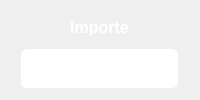
       <widget class="QFrame" name="frame_7">
        <layout class="QHBoxLayout" name="horizontalLayout_8">
         <property name="spacing">
          <number>0</number>
         </property>
         <property name="margin">
          <number>0</number>
         </property>
         <item>
          <spacer name="horizontalSpacer">
           <property name="orientation">
            <enum>Qt::Horizontal</enum>
           </property>
           <property name="sizeType">
            <enum>QSizePolicy::Expanding</enum>
           </property>
           <property name="sizeHint" stdset="0">
            <size>
             <width>0</width>
             <height>20</height>
            </size>
           </property>
          </spacer>
         </item>
         <item>
          <widget class="QFrame" name="frame_16">
           <property name="sizePolicy">
            <sizepolicy hsizetype="Preferred" vsizetype="Preferred">
             <horstretch>0</horstretch>
             <verstretch>2</verstretch>
            </sizepolicy>
           </property>
           <property name="styleSheet">
            <string notr="true">background-color:qradialgradient(cx:.5, cy:.5, radius:1,fx:.5, fy:.25, stop: 0 #FFFFFF, stop:1 #E0F0FF); border-radius:9px;</string>
           </property>
           <property name="frameShape">
            <enum>QFrame::NoFrame</enum>
           </property>
           <property name="frameShadow">
            <enum>QFrame::Raised</enum>
           </property>
           <layout class="QHBoxLayout" name="horizontalLayout_2">
            <property name="margin">
             <number>6</number>
            </property>
            <item>
             <widget class="QFrame" name="frame_10">
              <property name="styleSheet">
               <string notr="true">background-color:qradialgradient(cx:.5, cy:.5, radius:1,fx:.5, fy:.25, stop: 0 #90C0FF, stop:1 #70A0F0); border-radius:6;</string>
              </property>
              <property name="frameShape">
               <enum>QFrame::Panel</enum>
              </property>
              <property name="frameShadow">
               <enum>QFrame::Raised</enum>
              </property>
              <layout class="QVBoxLayout" name="verticalLayout_15">
               <property name="leftMargin">
                <number>5</number>
               </property>
               <property name="topMargin">
                <number>6</number>
               </property>
               <property name="rightMargin">
                <number>6</number>
               </property>
               <property name="bottomMargin">
                <number>6</number>
               </property>
               <item>
                <widget class="QLabel" name="label_12">
                 <property name="sizePolicy">
                  <sizepolicy hsizetype="Expanding" vsizetype="Preferred">
                   <horstretch>0</horstretch>
                   <verstretch>4</verstretch>
                  </sizepolicy>
                 </property>
                 <property name="font">
                  <font>
                   <pointsize>12</pointsize>
                   <weight>75</weight>
                   <bold>true</bold>
                  </font>
                 </property>
                 <property name="styleSheet">
                  <string notr="true">color:#FFFFFF; background-color:rgba(0,0,0,0);</string>
                 </property>
                 <property name="text">
                  <string>Importe</string>
                 </property>
                 <property name="alignment">
                  <set>Qt::AlignCenter</set>
                 </property>
                </widget>
               </item>
               <item>
                <widget class="QFrame" name="frame_14">
                 <property name="sizePolicy">
                  <sizepolicy hsizetype="Expanding" vsizetype="Preferred">
                   <horstretch>0</horstretch>
                   <verstretch>5</verstretch>
                  </sizepolicy>
                 </property>
                 <property name="styleSheet">
                  <string notr="true">background-color:rgba(0,0,0,0);</string>
                 </property>
                 <layout class="QHBoxLayout" name="horizontalLayout">
                  <property name="margin">
                   <number>0</number>
                  </property>
                  <item>
                   <spacer name="horizontalSpacer_3">
                    <property name="orientation">
                     <enum>Qt::Horizontal</enum>
                    </property>
                    <property name="sizeType">
                     <enum>QSizePolicy::Expanding</enum>
                    </property>
                    <property name="sizeHint" stdset="0">
                     <size>
                      <width>0</width>
                      <height>20</height>
                     </size>
                    </property>
                   </spacer>
                  </item>
                  <item>
                   <widget class="CDNumberEdit" name="edImporte">
                    <property name="sizePolicy">
                     <sizepolicy hsizetype="Expanding" vsizetype="Preferred">
                      <horstretch>0</horstretch>
                      <verstretch>0</verstretch>
                     </sizepolicy>
                    </property>
                    <property name="font">
                     <font>
                      <pointsize>12</pointsize>
                      <weight>75</weight>
                      <bold>true</bold>
                     </font>
                    </property>
                    <property name="styleSheet">
                     <string notr="true">background-color:#FFFFFF;</string>
                    </property>
                    <property name="frame">
                     <bool>false</bool>
                    </property>
                    <property name="alignment">
                     <set>Qt::AlignCenter</set>
                    </property>
                    <property name="readOnly">
                     <bool>true</bool>
                    </property>
                   </widget>
                  </item>
                  <item>
                   <spacer name="horizontalSpacer_6">
                    <property name="orientation">
                     <enum>Qt::Horizontal</enum>
                    </property>
                    <property name="sizeType">
                     <enum>QSizePolicy::Expanding</enum>
                    </property>
                    <property name="sizeHint" stdset="0">
                     <size>
                      <width>0</width>
                      <height>20</height>
                     </size>
                    </property>
                   </spacer>
                  </item>
                 </layout>
                </widget>
               </item>
              </layout>
             </widget>
            </item>
           </layout>
          </widget>
         </item>
         <item>
          <spacer name="horizontalSpacer_2">
           <property name="orientation">
            <enum>Qt::Horizontal</enum>
           </property>
           <property name="sizeType">
            <enum>QSizePolicy::Expanding</enum>
           </property>
           <property name="sizeHint" stdset="0">
            <size>
             <width>0</width>
             <height>20</height>
            </size>
           </property>
          </spacer>
         </item>
        </layout>
       </widget>
